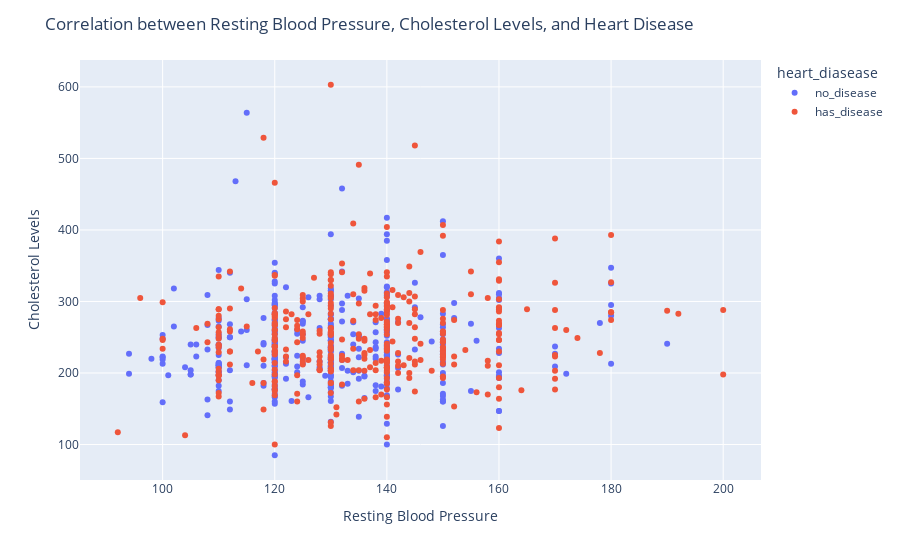

The notebook cell saved with this chart:
### Markdown cell above
Based on the correlation coefficients:

The correlation between resting blood pressure and heart disease is 0.1732, which indicates a weak positive correlation. This means that there is a slight tendency for higher resting blood pressure values to be associated with a slightly higher likelihood of heart disease. However, the correlation is not very strong.

The correlation between cholesterol levels and heart disease is 0.1039, which also suggests a weak positive correlation. This means that there is a slight tendency for higher cholesterol levels to be associated with a slightly higher likelihood of heart disease. However, similar to resting blood pressure, the correlation is not very strong.

Overall, based on these correlations, there is some indication that resting blood pressure and cholesterol levels may have a mild influence on the occurrence of heart disease, but other factors are likely to play a more significant role in determining the presence of heart disease.

### Code cell
import plotly.express as px

# Create a scatter plot
fig = px.scatter(train, x='resting_blood_pressure', y='cholesterol', color='heart_diasease')

# Add labels and title
fig.update_layout(
    title='Correlation between Resting Blood Pressure, Cholesterol Levels, and Heart Disease',
    xaxis_title='Resting Blood Pressure',
    yaxis_title='Cholesterol Levels',
)

# Show the plot
fig.show()

### Figure 1 — Plotly figure (JSON) as saved in the notebook; plotly's stock layout.template omitted (floating-point values rounded to 4 significant figures; data arrays with more than 128 entries replaced by an {"elided": "..."} marker saying what was removed)
{"data": [{"hovertemplate": "heart_diasease=no_disease<br>resting_blood_pressure=%{x}<br>cholesterol=%{y}<extra></extra>", "legendgroup": "no_disease", "marker": {"color": "#636efa", "symbol": "circle"}, "mode": "markers", "name": "no_disease", "orientation": "v", "showlegend": true, "type": "scatter", "x": {"elided": "390 int values"}, "xaxis": "x", "y": {"elided": "390 int values"}, "yaxis": "y"}, {"hovertemplate": "heart_diasease=has_disease<br>resting_blood_pressure=%{x}<br>cholesterol=%{y}<extra></extra>", "legendgroup": "has_disease", "marker": {"color": "#EF553B", "symbol": "circle"}, "mode": "markers", "name": "has_disease", "orientation": "v", "showlegend": true, "type": "scatter", "x": {"elided": "356 int values"}, "xaxis": "x", "y": {"elided": "356 int values"}, "yaxis": "y"}], "layout": {"legend": {"title": {"text": "heart_diasease"}, "tracegroupgap": 0}, "margin": {"t": 60}, "title": {"text": "Correlation between Resting Blood Pressure, Cholesterol Levels, and Heart Disease"}, "xaxis": {"anchor": "y", "domain": [0, 1], "title": {"text": "Resting Blood Pressure"}}, "yaxis": {"anchor": "x", "domain": [0, 1], "title": {"text": "Cholesterol Levels"}}}}
